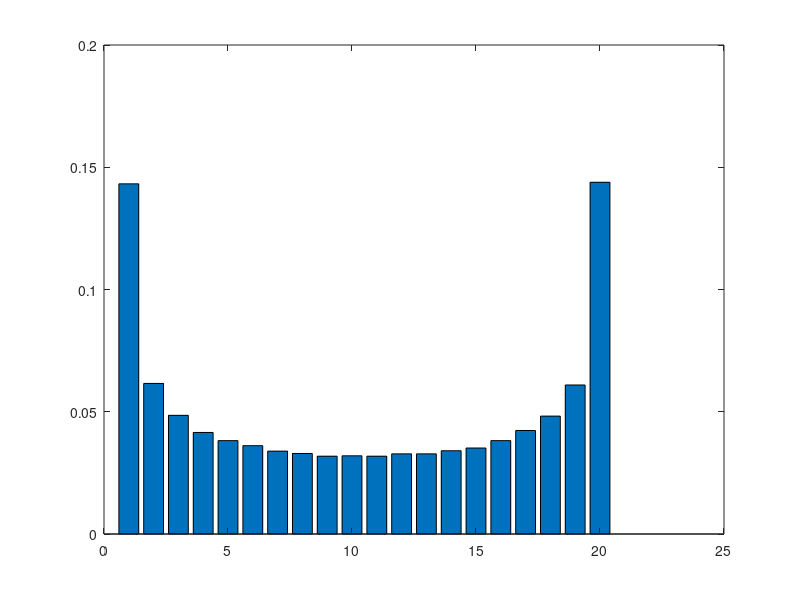
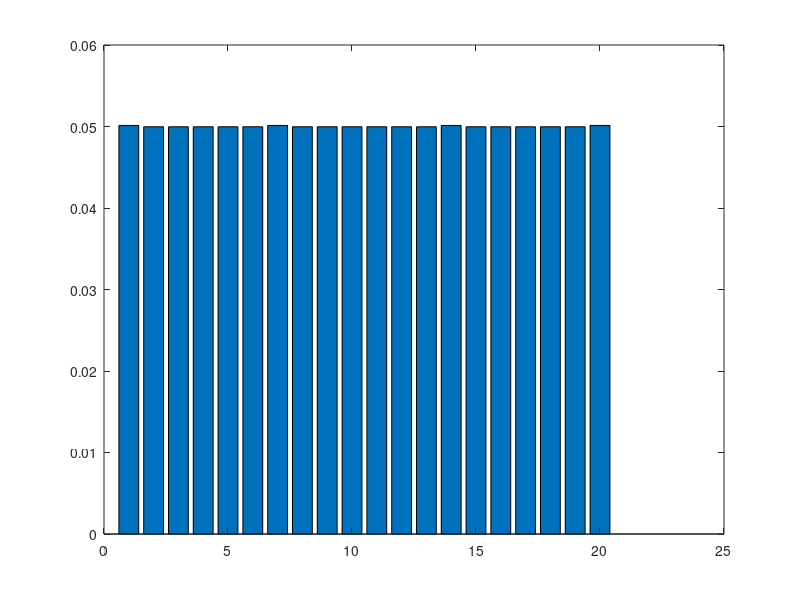

Write the MATLAB code that produced these figures, in order.

clc
tt=0:.01:20*pi;
ss=sin(tt);
bins=20;
ps=hist(ss,bins)/length(ss);
pt=hist(tt,bins)/length(tt);
figure
bar(ps);
figure
bar(pt);
shss=sum(-log(ps).*ps)
shtt=sum(-log(pt).*pt)